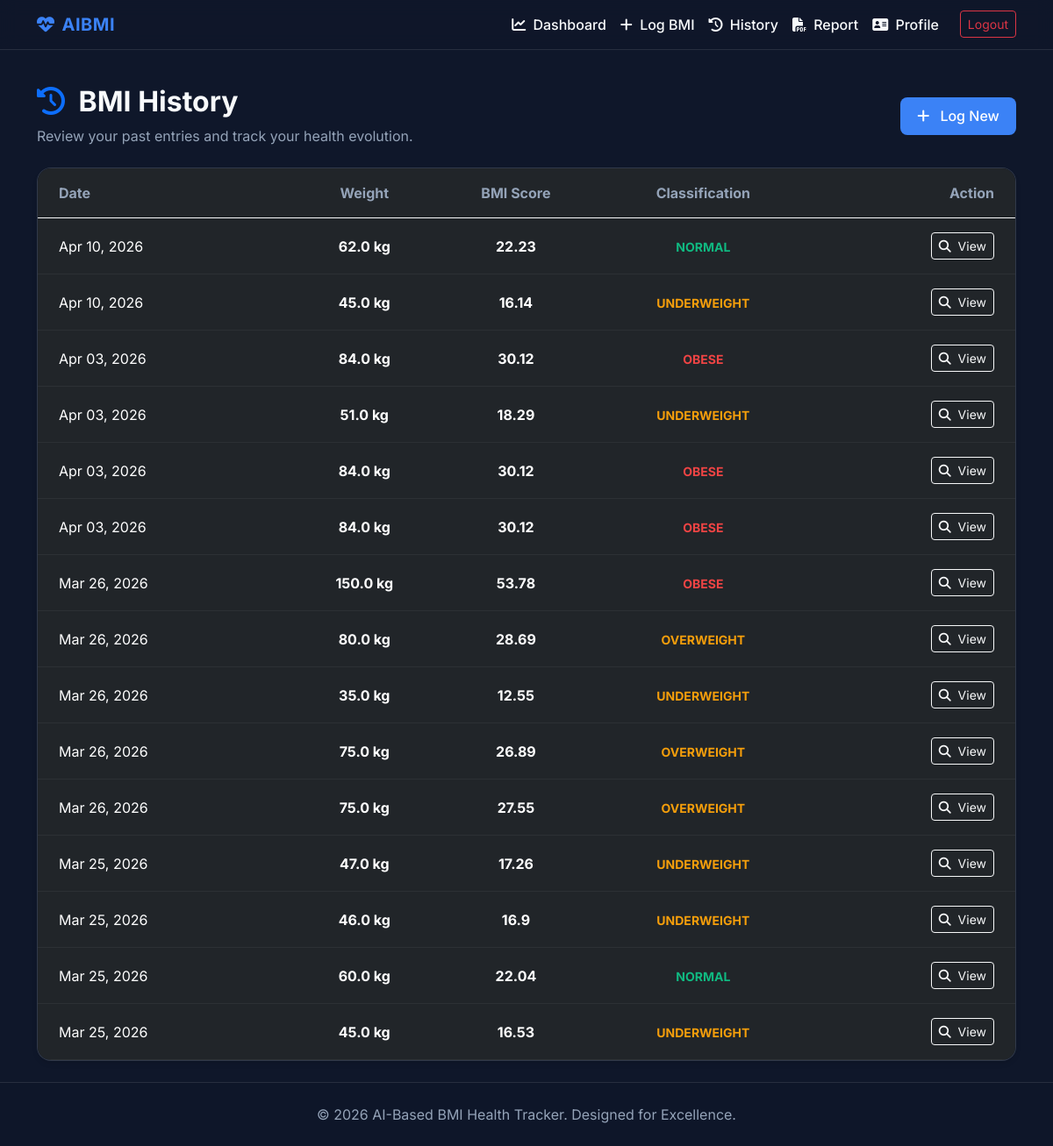
Screenshot of /history (signed in) with the database file from the repository.
### models.py (models this page shows)
class BMIRecord(db.Model):
    __tablename__ = 'bmi_records'
    id = db.Column(db.Integer, primary_key=True)
    user_id = db.Column(db.Integer, db.ForeignKey('users.id'), nullable=False)
    weight = db.Column(db.Float, nullable=False)  # Current weight recorded
    height_used = db.Column(db.Float, nullable=False) # Saved height at the time
    bmi_value = db.Column(db.Float, nullable=False)
    category = db.Column(db.String(50), nullable=False)
    health_risk = db.Column(db.Text, nullable=True)
    diet_recommendation = db.Column(db.Text, nullable=True)
    foods_to_eat = db.Column(db.Text, nullable=True)
    foods_to_avoid = db.Column(db.Text, nullable=True)
    exercise_plan = db.Column(db.Text, nullable=True)
    lifestyle_advice = db.Column(db.Text, nullable=True)
    daily_tips = db.Column(db.Text, nullable=True)
    health_summary = db.Column(db.Text, nullable=True)
    recorded_at = db.Column(db.DateTime, default=datetime.utcnow)

### views.py (the view)
@views.route('/history')
@login_required
def history():
    records = BMIRecord.query.filter_by(user_id=current_user.id).order_by(BMIRecord.recorded_at.desc()).all()
    return render_template('history.html', records=records)

### app.py (called while the page is built)
def create_app():
    app = Flask(__name__)
    app.config.from_object(Config)
    db.init_app(app)
    login_manager = LoginManager()
    login_manager.login_view = 'auth.login'
    login_manager.login_message_category = 'info'
    login_manager.init_app(app)
    @login_manager.user_loader
    def load_user(user_id):
        return User.query.get(int(user_id))
    from auth import auth as auth_blueprint
    app.register_blueprint(auth_blueprint)
    from views import views as views_blueprint
    app.register_blueprint(views_blueprint)
    with app.app_context():
        db.create_all()
    return app

### templates/history.html (shortened to what this page needs)
{% extends "base.html" %}
{% block content %}
<div class="row mb-4 mt-3">
    <div class="col-12 d-flex justify-content-between align-items-center flex-column flex-md-row gap-3">
        <div class="text-center text-md-start">
            <h2 class="fw-bold"><i class="fa-solid fa-clock-rotate-left text-primary me-2"></i> BMI History</h2>
            <p class="text-muted-custom mb-0">Review your past entries and track your health evolution.</p>
        </div>
        <a href="{{ url_for('views.add_bmi') }}" class="btn btn-primary-custom"><i class="fa-solid fa-plus me-2"></i> Log New</a>
    </div>
</div>
<div class="row">
    <div class="col-12">
        <div class="glass-card table-responsive p-0 overflow-hidden">
            <table class="table table-dark table-hover mb-0" style="background: transparent;">
                <thead style="background: rgba(15,23,42,0.9);">
                    <tr>
                        <th class="text-muted-custom border-bottom border-light py-3 px-4">Date</th>
                        <th class="text-muted-custom border-bottom border-light py-3 text-center">Weight</th>
                        <th class="text-muted-custom border-bottom border-light py-3 text-center">BMI Score</th>
                        <th class="text-muted-custom border-bottom border-light py-3 text-center">Classification</th>
                        <th class="text-muted-custom border-bottom border-light py-3 text-end px-4">Action</th>
                    </tr>
                </thead>
                <tbody class="border-top-0">
                    {% for record in records %}
                    <tr style="border-bottom: 1px solid rgba(255,255,255,0.05);">
                        <td class="align-middle py-3 px-4">{{ record.recorded_at.strftime('%b %d, %Y') }}</td>
                        <td class="align-middle py-3 text-center fw-bold">{{ record.weight }} kg</td>
                        <td class="align-middle py-3 text-center fw-bold">{{ record.bmi_value }}</td>
                        <td class="align-middle py-3 text-center">
                            <span class="status-{{ record.category|lower }} small text-uppercase">{{ record.category }}</span>
                        </td>
                        <td class="align-middle py-3 text-end px-4">
                            <a href="{{ url_for('views.result', record_id=record.id) }}" class="btn btn-sm btn-outline-light"><i class="fa-solid fa-magnifying-glass me-1 d-none d-sm-inline"></i> View</a>
                        </td>
                    </tr>
                    {% endfor %}
                </tbody>
            </table>
        </div>
    </div>
</div>
{% endblock %}

### templates/base.html (shortened to what this page needs)
<!DOCTYPE html>
<html lang="en">
<head>
    <link href="https://cdn.jsdelivr.net/npm/bootstrap@5.3.0/dist/css/bootstrap.min.css" rel="stylesheet">
    <link rel="stylesheet" href="https://cdnjs.cloudflare.com/ajax/libs/font-awesome/6.4.0/css/all.min.css">
    <link rel="stylesheet" href="{{ url_for('static', filename='css/style.css') }}">
</head>
<body>
    <nav class="navbar navbar-expand-lg navbar-custom sticky-top">
        <div class="container">
            <a class="navbar-brand" href="{{ url_for('views.home') }}">
                <i class="fa-solid fa-heart-pulse me-2"></i>AIBMI
            </a>
            <div class="collapse navbar-collapse" id="navbarNav">
                <ul class="navbar-nav ms-auto">
                    {% if current_user.is_authenticated %}
                        <li class="nav-item">
                            <a class="nav-link" href="{{ url_for('views.dashboard') }}"><i class="fa-solid fa-chart-line me-1"></i> Dashboard</a>
                        </li>
                        <li class="nav-item">
                            <a class="nav-link" href="{{ url_for('views.add_bmi') }}"><i class="fa-solid fa-plus me-1"></i> Log BMI</a>
                        </li>
                        <li class="nav-item">
                            <a class="nav-link" href="{{ url_for('views.history') }}"><i class="fa-solid fa-clock-rotate-left me-1"></i> History</a>
                        </li>
                        <li class="nav-item">
                            <a class="nav-link" href="{{ url_for('views.report') }}"><i class="fa-solid fa-file-pdf me-1"></i> Report</a>
                        </li>
                        <li class="nav-item">
                            <a class="nav-link" href="{{ url_for('views.profile') }}"><i class="fa-solid fa-address-card me-1"></i> Profile</a>
                        </li>
                        <li class="nav-item ms-lg-3">
                            <a class="btn btn-outline-danger btn-sm mt-1" href="{{ url_for('auth.logout') }}">Logout</a>
                        </li>
                    {% endif %}
                </ul>
            </div>
        </div>
    </nav>
    <main class="container py-4">
        {% block content %}{% endblock %}
    </main>
    <footer class="py-4 mt-auto">
        <div class="container text-center">
            <p class="mb-0">&copy; 2026 AI-Based BMI Health Tracker. Designed for Excellence.</p>
        </div>
    </footer>
</body>
</html>

### static/css/style.css (style rules this page uses)
:root { --bg-color: #0f172a; --card-bg: rgba(30, 41, 59, 0.7); --text-main: #f8fafc; --text-muted: #94a3b8; --primary: #3b82f6; --primary-hover: #2563eb; --success: #10b981; --warning: #f59e0b; --danger: #ef4444; --glass-border: rgba(255, 255, 255, 0.1); }
body { background-color: var(--bg-color); color: var(--text-main); font-family: 'Inter', -apple-system, BlinkMacSystemFont, "Segoe UI", Roboto, Helvetica, Arial, sans-serif; min-height: 100vh; display: flex; flex-direction: column; }
.glass-card { background: var(--card-bg); backdrop-filter: blur(10px); -webkit-backdrop-filter: blur(10px); border: 1px solid var(--glass-border); border-radius: 1rem; box-shadow: 0 4px 6px -1px rgba(0, 0, 0, 0.1), 0 2px 4px -1px rgba(0, 0, 0, 0.06); padding: 2rem; transition: transform 0.2s ease-in-out, box-shadow 0.2s ease-in-out; }
.navbar-custom { background: rgba(15, 23, 42, 0.8); backdrop-filter: blur(10px); border-bottom: 1px solid var(--glass-border); }
.navbar-custom .navbar-brand { color: var(--primary); font-weight: 700; letter-spacing: 0.5px; }
.navbar-custom .nav-link { color: var(--text-main); font-weight: 500; transition: color 0.2s; }
h1, h2, h3, h4, h5, h6 { font-weight: 600; color: var(--text-main); }
.text-muted-custom { color: var(--text-muted) !important; }
.btn-primary-custom { background-color: var(--primary); border: none; border-radius: 0.5rem; font-weight: 500; padding: 0.6rem 1.2rem; transition: all 0.2s; color: #fff; }
.status-underweight { color: var(--warning); font-weight: bold; }
.status-normal { color: var(--success); font-weight: bold; }
.status-overweight { color: var(--warning); font-weight: bold; }
.status-obese { color: var(--danger); font-weight: bold; }
main { flex: 1; }
footer { border-top: 1px solid var(--glass-border); background: rgba(15, 23, 42, 0.9); color: var(--text-muted); }

### rows the page displays
BMIRecord: recorded_at "Apr 10, 2026", weight "62.0", bmi_value "22.23", category "NORMAL"
BMIRecord: recorded_at "Apr 10, 2026", weight "45.0", bmi_value "16.14", category "UNDERWEIGHT"
BMIRecord: recorded_at "Apr 03, 2026", weight "84.0", bmi_value "30.12", category "OBESE"
BMIRecord: recorded_at "Apr 03, 2026", weight "51.0", bmi_value "18.29", category "UNDERWEIGHT"
BMIRecord: recorded_at "Apr 03, 2026", weight "84.0", bmi_value "30.12", category "OBESE"
BMIRecord: recorded_at "Apr 03, 2026", weight "84.0", bmi_value "30.12", category "OBESE"
BMIRecord: recorded_at "Mar 26, 2026", weight "150.0", bmi_value "53.78", category "OBESE"
BMIRecord: recorded_at "Mar 26, 2026", weight "80.0", bmi_value "28.69", category "OVERWEIGHT"
BMIRecord: recorded_at "Mar 26, 2026", weight "35.0", bmi_value "12.55", category "UNDERWEIGHT"
BMIRecord: recorded_at "Mar 26, 2026", weight "75.0", bmi_value "26.89", category "OVERWEIGHT"
BMIRecord: recorded_at "Mar 26, 2026", weight "75.0", bmi_value "27.55", category "OVERWEIGHT"
BMIRecord: recorded_at "Mar 25, 2026", weight "47.0", bmi_value "17.26", category "UNDERWEIGHT"
BMIRecord: recorded_at "Mar 25, 2026", weight "46.0", bmi_value "16.9", category "UNDERWEIGHT"
BMIRecord: recorded_at "Mar 25, 2026", weight "60.0", bmi_value "22.04", category "NORMAL"
BMIRecord: recorded_at "Mar 25, 2026", weight "45.0", bmi_value "16.53", category "UNDERWEIGHT"
